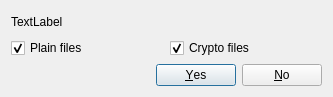
<?xml version="1.0" encoding="UTF-8"?>
<ui version="4.0">
 <class>FileDeleteDialog</class>
 <widget class="QDialog" name="FileDeleteDialog">
  <property name="geometry">
   <rect>
    <x>0</x>
    <y>0</y>
    <width>333</width>
    <height>97</height>
   </rect>
  </property>
  <property name="windowTitle">
   <string>Delete selected files</string>
  </property>
  <layout class="QVBoxLayout" name="verticalLayout">
   <item>
    <widget class="QLabel" name="infoLabel">
     <property name="text">
      <string>TextLabel</string>
     </property>
    </widget>
   </item>
   <item>
    <layout class="QHBoxLayout" name="horizontalLayout">
     <item>
      <widget class="QCheckBox" name="plainCheckBox">
       <property name="text">
        <string>Plain files</string>
       </property>
       <property name="checked">
        <bool>true</bool>
       </property>
      </widget>
     </item>
     <item>
      <widget class="QCheckBox" name="cryptoCheckBox">
       <property name="text">
        <string>Crypto files</string>
       </property>
       <property name="checked">
        <bool>true</bool>
       </property>
      </widget>
     </item>
    </layout>
   </item>
   <item>
    <widget class="QDialogButtonBox" name="buttonBox">
     <property name="orientation">
      <enum>Qt::Horizontal</enum>
     </property>
     <property name="standardButtons">
      <set>QDialogButtonBox::No|QDialogButtonBox::Yes</set>
     </property>
    </widget>
   </item>
  </layout>
 </widget>
 <resources/>
 <connections>
  <connection>
   <sender>buttonBox</sender>
   <signal>accepted()</signal>
   <receiver>FileDeleteDialog</receiver>
   <slot>accept()</slot>
   <hints>
    <hint type="sourcelabel">
     <x>248</x>
     <y>254</y>
    </hint>
    <hint type="destinationlabel">
     <x>157</x>
     <y>274</y>
    </hint>
   </hints>
  </connection>
  <connection>
   <sender>buttonBox</sender>
   <signal>rejected()</signal>
   <receiver>FileDeleteDialog</receiver>
   <slot>reject()</slot>
   <hints>
    <hint type="sourcelabel">
     <x>316</x>
     <y>260</y>
    </hint>
    <hint type="destinationlabel">
     <x>286</x>
     <y>274</y>
    </hint>
   </hints>
  </connection>
 </connections>
</ui>
